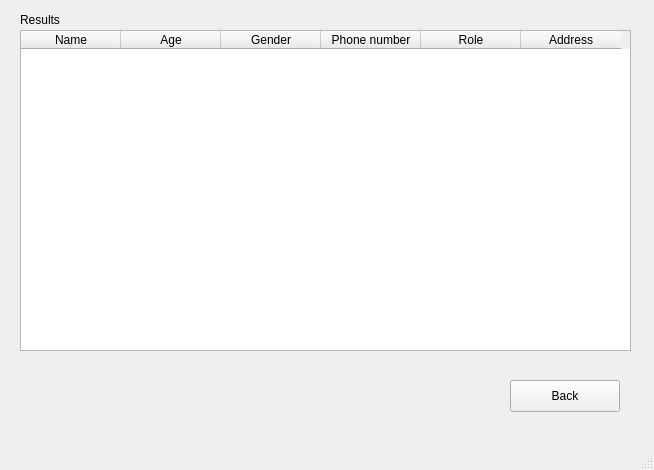
<?xml version="1.0" encoding="UTF-8"?>
<ui version="4.0">
 <class>MainWindow</class>
 <widget class="QMainWindow" name="MainWindow">
  <property name="geometry">
   <rect>
    <x>0</x>
    <y>0</y>
    <width>654</width>
    <height>470</height>
   </rect>
  </property>
  <property name="windowTitle">
   <string>MainWindow</string>
  </property>
  <widget class="QWidget" name="centralwidget">
   <widget class="QLabel" name="label">
    <property name="geometry">
     <rect>
      <x>20</x>
      <y>10</y>
      <width>81</width>
      <height>20</height>
     </rect>
    </property>
    <property name="text">
     <string>Results</string>
    </property>
   </widget>
   <widget class="QPushButton" name="backbox">
    <property name="geometry">
     <rect>
      <x>510</x>
      <y>380</y>
      <width>110</width>
      <height>32</height>
     </rect>
    </property>
    <property name="text">
     <string>Back</string>
    </property>
   </widget>
   <widget class="QTableWidget" name="tablebox">
    <property name="geometry">
     <rect>
      <x>20</x>
      <y>30</y>
      <width>611</width>
      <height>321</height>
     </rect>
    </property>
    <property name="editTriggers">
     <set>QAbstractItemView::AnyKeyPressed|QAbstractItemView::DoubleClicked</set>
    </property>
    <column>
     <property name="text">
      <string>Name</string>
     </property>
    </column>
    <column>
     <property name="text">
      <string>Age</string>
     </property>
    </column>
    <column>
     <property name="text">
      <string>Gender</string>
     </property>
    </column>
    <column>
     <property name="text">
      <string>Phone number</string>
     </property>
    </column>
    <column>
     <property name="text">
      <string>Role</string>
     </property>
    </column>
    <column>
     <property name="text">
      <string>Address</string>
     </property>
    </column>
   </widget>
  </widget>
  <widget class="QMenuBar" name="menubar">
   <property name="geometry">
    <rect>
     <x>0</x>
     <y>0</y>
     <width>654</width>
     <height>22</height>
    </rect>
   </property>
  </widget>
  <widget class="QStatusBar" name="statusbar"/>
 </widget>
 <resources/>
 <connections/>
</ui>
